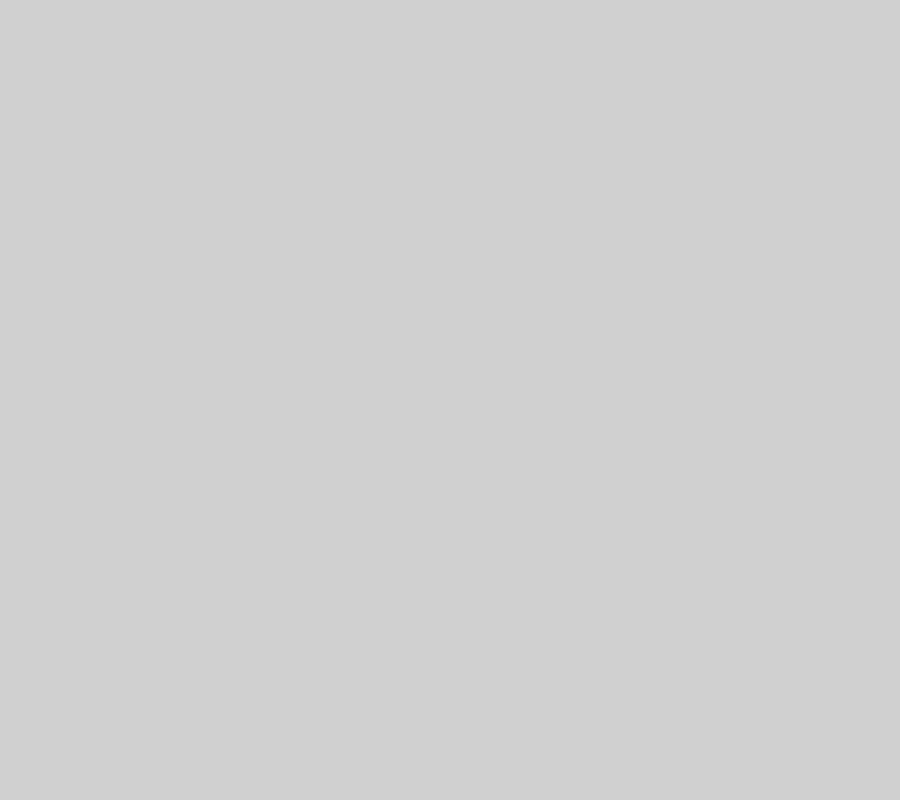
Frame 1 (no input)
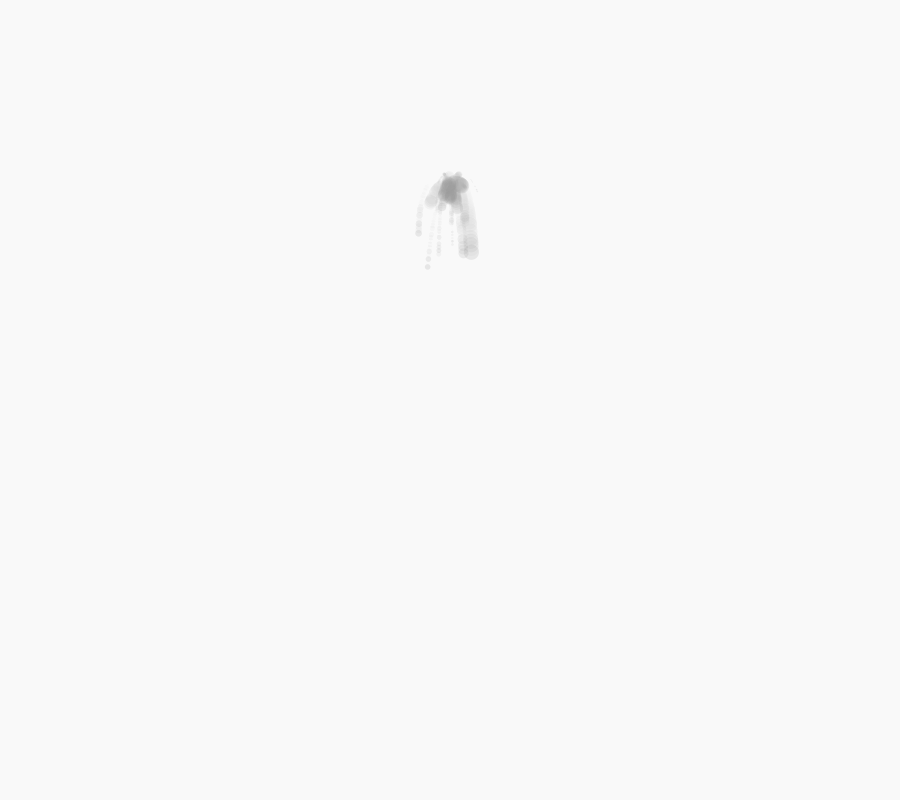
Frame 60 (the mouse pressed at the canvas centre just before this capture)
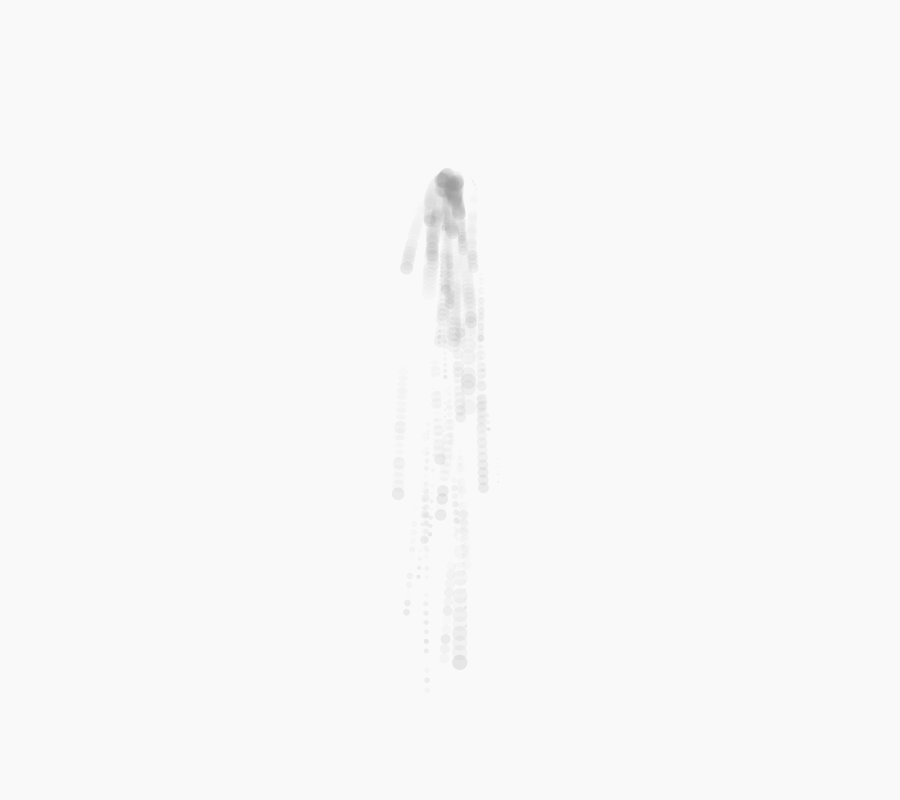
Frame 120 (the mouse held since frame 60 and released just before this capture)

The Processing sketch that drew these frames (run headless with seeded random() and noise(); from frame 60 on, the mouse is pressed at the canvas centre):

// Processing sketch: Turbulence_fountain
// ── Turbulence_fountain.pde
final int PART_COUNT = 4000;
Part[] parts = new Part[PART_COUNT];

float emissionRate = .6;
float tempPartCount;

float g = .1;

void setup() {
  size(900, 800);

  for (int i=0; i<parts.length; i++) {
    PVector p = new PVector(width/2, 200);
    parts[i] = new Part(p, new PVector(random(-.4, .4), random(-2.4, -1.3)), random(.2, 8));
  }
}

// semi-transparent background
void draw() {
  fill(255, 20);
  noStroke();
  rect(-1, -1, width+1, height+1);

  for (int i=0; i<tempPartCount; i++) {
    parts[i].move();
    parts[i].draw();
  }
  if (tempPartCount < PART_COUNT - emissionRate) {
    tempPartCount +=emissionRate;
  }
}

// ── Part.pde
class Part {

  //reference variables
  PVector pos, spd;
  // sometimes we need to create a copy of original values
  PVector spdInit;
  float theta = 0;
  float freq = 0;
  float amp = 0;
  float wind = 0;

  //primitive variable
  float rad;

  // default cstr
  Part() {
  }

  Part(PVector pos, PVector spd, float rad) {
    this.pos = pos;
    this.spd = spd;
    // we can't simply assign two reference variables to one another,
    // as they'll share the same address
    spdInit = new PVector(spd.x, spd.y, spd.z);
    this.rad = rad;
    freq = random(PI/90, PI/30);
    amp = random(-.6, .6);
    wind = random(-.1, .1);
  }

  void move() {
    // spd.x += sin
    spd.x = spdInit.x + sin(theta)*amp + wind;
    spd.y += g;
    pos.add(spd);
    theta += freq;
  }

  void draw() {
    fill(150, random(5, 50));
    pushMatrix();
    translate(pos.x, pos.y);
    ellipse(0, 0, rad*2, rad*2);
    popMatrix();
  }
}
